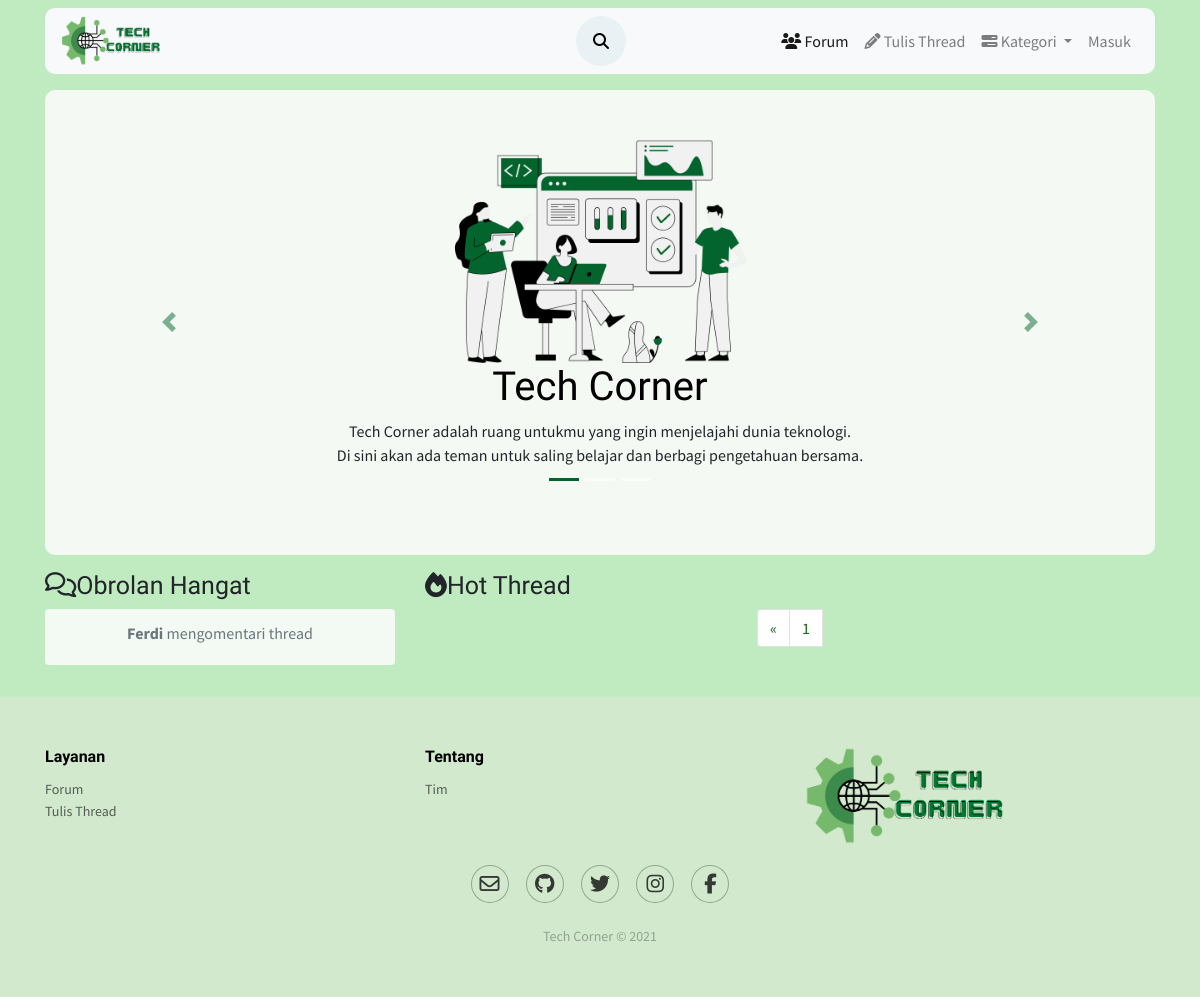
Before: /forum/index.php?halaman=2 with the older database file.
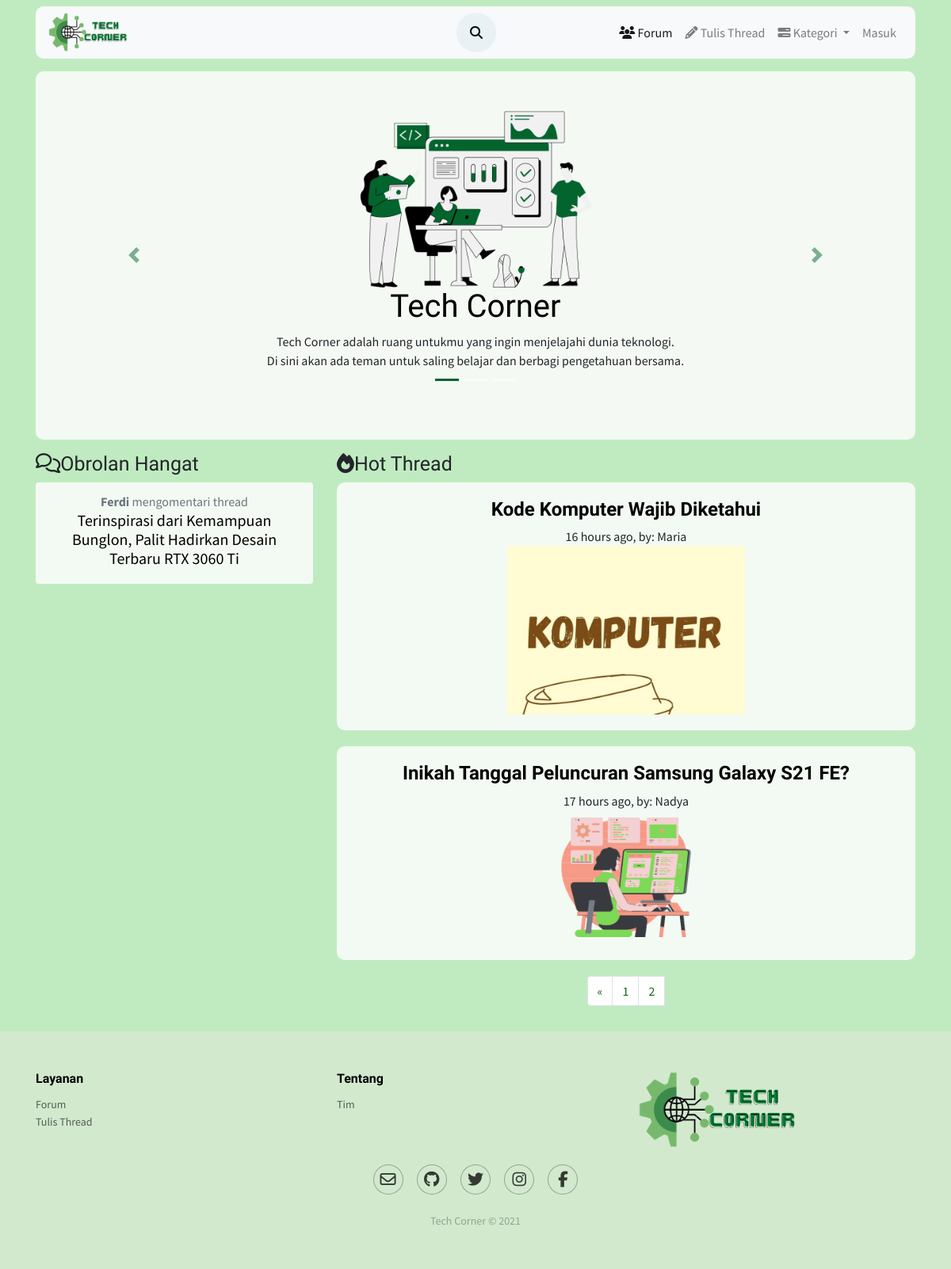
After: the same page with the newer database file.
### tables this page shows
CREATE TABLE `komentar` (
  `id` int(11) NOT NULL,
  `konten` text NOT NULL,
  `id_user` int(11) NOT NULL,
  `thread_id` int(11) NOT NULL,
  `parent` int(11) NOT NULL DEFAULT 0,
  `created_at` timestamp NOT NULL DEFAULT current_timestamp(),
  `diubah` varchar(20) DEFAULT NULL
);

CREATE TABLE `users` (
  `id_user` int(11) NOT NULL,
  `username` varchar(50) NOT NULL,
  `email` varchar(100) NOT NULL,
  `password` varchar(100) NOT NULL,
  `name` varchar(100) NOT NULL,
  `foto` varchar(50) NOT NULL,
  `level` varchar(20) NOT NULL,
  `vkey` varchar(200) NOT NULL,
  `verified` enum('0','1') NOT NULL DEFAULT '0' COMMENT '0 = not verified\r\n1 = verified\r\n',
  `created_at` timestamp(6) NOT NULL DEFAULT current_timestamp(6)
);

CREATE TABLE `posting` (
  `id_thread` int(50) NOT NULL,
  `user_id` int(50) NOT NULL,
  `judul` varchar(200) NOT NULL,
  `konten` text NOT NULL,
  `kategori` varchar(50) NOT NULL,
  `thumb` varchar(50) NOT NULL,
  `tanggal_posting` timestamp NOT NULL DEFAULT current_timestamp(),
  `diubah` varchar(20) DEFAULT NULL
);

### forum/funct/function.php (called while the page is built, shortened)
<?php
function query($query)
{
    global $conn;
    $result=mysqli_query($conn,$query);
    $rows=[];
    while($row= mysqli_fetch_assoc($result))
    {
        $rows[]=$row;
    }
    return $rows;
}
function users($id_user)
{
     $query="SELECT * FROM users WHERE
        id_user ='$id_user';";
     return query($query);
}
function times( $time )
{
    $time_difference = time() - $time;
    $condition = array( 12 * 30 * 24 * 60 * 60 =>  'year',
                30 * 24 * 60 * 60       =>  'month',
                24 * 60 * 60            =>  'day',
                60 * 60                 =>  'hour',
                60                      =>  'minute',
                1                       =>  'second'
    );
    foreach( $condition as $secs => $str )
    {
        $d = $time_difference / $secs;
        if( $d >= 1 )
        {
            $t = round( $d );
            return  $t . ' ' . $str . ( $t > 1 ? 's' : '' ) . ' ago';
        }
    }
}
?>

### forum/index.php (the view, shortened to what the changed rows need)
<?php include('layout/header.php'); ?>
<?php include('layout/navbar.php'); ?>
<?php include('funct/function.php'); ?>
<?php
$jumlah_data_perhalaman = 4;
$jumlahData = count(query("SELECT * FROM posting "));
$jumlahpage = ceil($jumlahData / $jumlah_data_perhalaman);
$activepage = (isset($_GET['halaman'])) ? $_GET['halaman'] : 1;
$awal = ($jumlah_data_perhalaman * $activepage) - $jumlah_data_perhalaman;
$list = query("SELECT * FROM posting ORDER BY tanggal_posting DESC LIMIT $awal,$jumlah_data_perhalaman ")
?>
<div class="container">
    <div class="main-content">
        <div class="banner p-5  text-center">
            <div class="bd-example">
                <div id="carouselExampleCaptions" class="carousel slide" data-ride="carousel">
                    <div class="carousel-inner">
                        <div class="carousel-item active">
                            <center>
                            <div class="d-none d-md-block">
                                <h1>Tech Corner</h1>
                            </div>
                            </center>
                        </div>
                    </div>
                    <br>
                </div>
            </div>
        </div>
    </div>
</div>
<div class="container mb-3 mt-3 align-self-center">
    <div class="card-fitur">
        <div class="row">
            <?php
                $komentar_query = "SELECT * FROM komentar ORDER BY created_at DESC LIMIT 8 ";
                $komentar_result = mysqli_query($conn, $komentar_query);
            ?>
            <div class="col-6 col-md-4 mb-3 pull-left">
                <h2><i class="fa fa-comments-o" aria-hidden="true"></i>Obrolan Hangat</h2>
                <div class="card">
                    <ul class="list-group list-group-flush">
                        <?php foreach($komentar_result as $komen) : ?>
                            <?php
                                $user_query = "SELECT * FROM users WHERE id_user = ".$komen['id_user']." LIMIT 1;";
                                $user_result = mysqli_query($conn, $user_query);
                                $user =  mysqli_fetch_assoc($user_result);
                                $thread_query = "SELECT * FROM posting WHERE id_thread = ".$komen['thread_id']."     LIMIT 1;";
                                $thread_result = mysqli_query($conn, $thread_query);
                                $thread =  mysqli_fetch_assoc($thread_result);
                            ?>
                        <li class="list-group-item">
                            <span class="text-muted"><b><?= $user['username']; ?></b> mengomentari thread</span>
                            <div class="forum">
                                <a href="view.php?thread=<?= $komen['thread_id']; ?>"><h5><?= $thread['judul']; ?></h5></a>
                            </div>
                        </li>
                        <?php endforeach ?>
                    </ul>
                </div>
            </div>
            <div class="col-md-8  text-center">
                <h2><i class="fa fa-fire" aria-hidden="true"></i>Hot Thread</h2>
                <?php foreach ($list as $data) : ?>
                    <?php foreach ($res = users($data['user_id']) as $user) : ?>
                        <div class="widget">
                            <div class="card media d-flex justify-content-center align-items-center">
                                <div class="card-body d-flex justify-content-center align-items-center  ">
                                    <div class="media-body ">
                                        <h4 class="media-heading justify-content-center">
                                            <a href="view.php?thread=<?= $data['id_thread'] ?>" target="_self"><b><?= $data['judul'] ?></b></a>
                                        </h4><span class="media-date"><a><?= times(strtotime($data['tanggal_posting'])) ?></a>, by: <a><?= $user['username'] ?></a></span>
                                        <br><a href="view.php?thread=<?= $data['id_thread'] ?>"><img class="media-object" src="assets/thumbnail/<?= $data['thumb']; ?>" width="300px" alt=""></a>
                                </div>
                            </div>
                        </div>
                    </div>
                <?php endforeach; ?>
            <?php endforeach; ?>
            <nav aria-label="Page navigation example">
                <ul class="pagination justify-content-center">
                    <?php for ($i = 1; $i <= $jumlahpage; $i++) : ?>
                        <?php if ($i === $activepage) : ?>
                            <li class="page-item  "><a class="page-link" href="index.php?halaman=<?= $i ?>"><?= $i ?></a></li>
                        <?php else : ?>
                            <li class="page-item "><a class="page-link" href="index.php?halaman=<?= $i ?>"><?= $i ?></a></li>
                        <?php endif; ?>
                    <?php endfor; ?>
                </ul>
            </nav>
        </div>
    </div>
</div>
</div>
<?php include('layout/footer.php'); ?>

Changed rows visible on the page:
shown differently, row unchanged: komentar "Ferdi": posting.judul (not shown) → "Terinspirasi dari Kemampuan Bunglon, Palit Hadirkan Desain Terbaru RTX 3060 Ti"
now on this page (row edited): posting: judul "Kode Komputer Wajib Diketahui", tanggal_posting "16 hours ago"
now on this page (row unchanged): users: username "Maria", posting.thumb (picture)
now on this page (row edited): posting: judul "Inikah Tanggal Peluncuran Samsung Galaxy S21 FE?", tanggal_posting "17 hours ago"
now on this page (row unchanged): users: username "Nadya", posting.thumb (picture)
Other visible differences:
new list line: "2"
